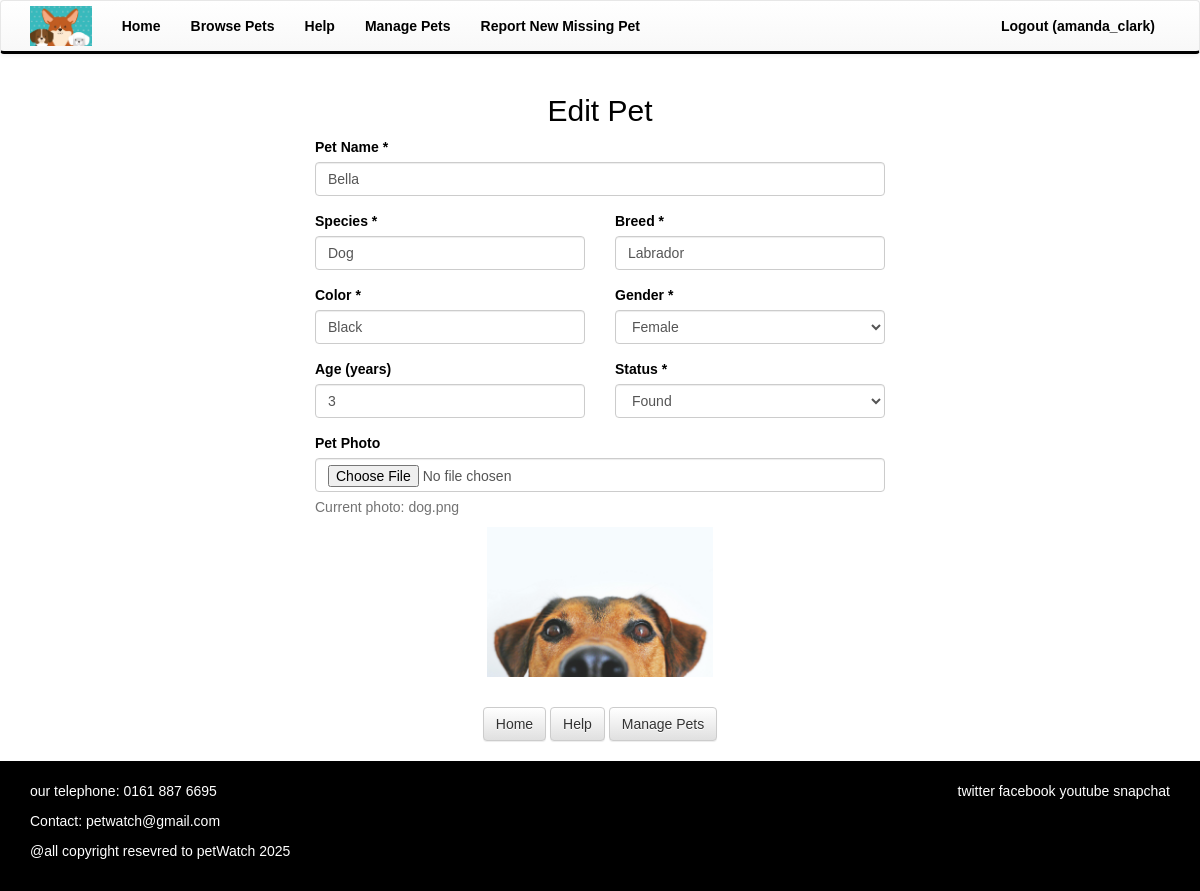
Screenshot of /controllers/report_pet.php?edit_id=17 (signed in) with the database file from the repository.
### tables this page shows
CREATE TABLE "pets"
(
    id            INTEGER
        primary key autoincrement,
    name          TEXT,
    species       TEXT,
    breed         TEXT,
    color         TEXT,
    photo_url     TEXT,
    status        TEXT,
    description   TEXT,
    date_reported DATE,
    user_id       INTEGER
        references users,
    gender        TEXT,
    age           DECIMAL(4, 2),
    check (age >= 0 AND age <= 100),
    check (gender IN ('Male', 'Female')),
    check (status IN ('lost', 'found'))
);

### controllers/report_pet.php (called while the page is built, shortened)
<?php
require_once '../Model/PetOwnerModel.php';
$db = getDbConnection();
$petOwnerModel = new PetOwnerModel($db);
$edit_mode = false;
$pet_data = null;
if (isset($_GET['edit_id'])) {
    $edit_mode = true;
    $pet_id = (int)$_GET['edit_id'];
    $pet_data = $petOwnerModel->getPetById($pet_id, $_SESSION['user_id']);
}
include '../views/report_pet.phtml';
?>

### Model/PetOwnerModel.php (called while the page is built, shortened)
<?php
class PetOwnerModel
{
    private $db;
    public function __construct(PDO $db)
    {
        $this->db = $db;
    }
    public function getPetById($pet_id, $user_id)
    {
        $stmt = $this->db->prepare("
            SELECT p.*,
                   COUNT(s.id) as sighting_count,
                   COALESCE(SUM(s.reward), 0) as total_reward
            FROM pets p
            LEFT JOIN sightings s ON p.id = s.pet_id
            WHERE p.id = ? AND p.user_id = ?
            GROUP BY p.id
        ");
        $stmt->execute([$pet_id, $user_id]);
        return $stmt->fetch(PDO::FETCH_ASSOC);
    }
}
?>

### views/report_pet.phtml (the view, shortened to what this page needs)
<?php global $pet_data, $edit_mode;
include 'template/header.phtml'; ?>
    <div class="row">
        <div class="col-md-6 col-md-offset-3">
            <h2 class="text-center"><?php echo $edit_mode ? 'Edit Pet' : 'Report New Missing Pet'; ?></h2>
            <form method="post" action="report_pet.php<?php echo $edit_mode ? '?edit_id=' . $pet_data['id'] : ''; ?>" enctype="multipart/form-data">
                <div class="form-group">
                    <label for="name">Pet Name *</label>
                    <input type="text" class="form-control" id="name" name="name"
                           value="<?php echo $edit_mode ? htmlspecialchars($pet_data['name']) : ''; ?>" required>
                </div>
                <div class="row">
                    <div class="col-sm-6">
                        <div class="form-group">
                            <label for="species">Species *</label>
                            <input type="text" class="form-control" id="species" name="species"
                                   value="<?php echo $edit_mode ? htmlspecialchars($pet_data['species']) : ''; ?>" required>
                        </div>
                    </div>
                    <div class="col-sm-6">
                        <div class="form-group">
                            <label for="breed">Breed *</label>
                            <input type="text" class="form-control" id="breed" name="breed"
                                   value="<?php echo $edit_mode ? htmlspecialchars($pet_data['breed']) : ''; ?>" required>
                        </div>
                    </div>
                </div>
                <div class="row">
                    <div class="col-sm-6">
                        <div class="form-group">
                            <label for="color">Color *</label>
                            <input type="text" class="form-control" id="color" name="color"
                                   value="<?php echo $edit_mode ? htmlspecialchars($pet_data['color']) : ''; ?>" required>
                        </div>
                    </div>
                    <div class="col-sm-6">
                        <div class="form-group">
                            <label for="gender">Gender *</label>
                            <select class="form-control" id="gender" name="gender" required>
                                <option value="Female" <?php echo ($edit_mode && $pet_data['gender'] == 'Female') ? 'selected' : ''; ?>>Female</option>
                            </select>
                        </div>
                    </div>
                </div>
                <div class="row">
                    <div class="col-sm-6">
                        <div class="form-group">
                            <label for="age">Age (years)</label>
                            <input type="number" class="form-control" id="age" name="age"
                                   value="<?php echo $edit_mode ? htmlspecialchars($pet_data['age']) : ''; ?>"
                                   min="0" max="100" step="0.1">
                        </div>
                    </div>
                    <div class="col-sm-6">
                        <div class="form-group">
                            <label for="status">Status *</label>
                            <select class="form-control" id="status" name="status" required>
                                <option value="found" <?php echo ($edit_mode && $pet_data['status'] == 'found') ? 'selected' : ''; ?>>Found</option>
                            </select>
                        </div>
                    </div>
                </div>
                <div class="form-group">
                    <label for="photo">Pet Photo</label>
                    <input type="file" class="form-control" id="photo" name="photo" accept="image/*" onchange="previewImage(this)">
                    <?php if ($edit_mode && !empty($pet_data['photo_url'])): ?>
                        <p class="help-block">
                            Current photo: <?php echo htmlspecialchars($pet_data['photo_url']); ?>
                        </p>
                        <div id="currentPhoto" class="text-center" style="margin-top: 10px;">
                            <img src="../images/pet-image/<?php echo htmlspecialchars($pet_data['photo_url']); ?>"
                                 alt="Current pet photo" class="img-responsive" style="max-height: 150px; margin: 0 auto;"
                                 onerror="this.src='../images/pet-image/default-pet.png'">
                        </div>
                    <?php endif; ?>
                </div>
            </form>
            <div class="text-center" style="margin-top: 30px;">
                <a href="../index.php" class="btn btn-default">Home</a>
                <a href="help.php" class="btn btn-default">Help</a>
                <a href="manage_pets.php" class="btn btn-default">Manage Pets</a>
            </div>
        </div>
    </div>
<?php include 'template/footer.phtml'; ?>

### css/my-style.css (style rules this page uses)
html, body { height: 100%; margin: 0; padding: 0; }
body { background-color: white; color: black; font-family: Arial, sans-serif; display: flex; flex-direction: column; min-height: 100vh; }

### rows the page displays
pets: name "Bella", species "Dog", breed "Labrador", color "Black", gender "Female", age "3", status "Found", photo_url "dog.png", photo_url (picture)

### other values shown
$_SESSION['username'] "amanda_clark"
